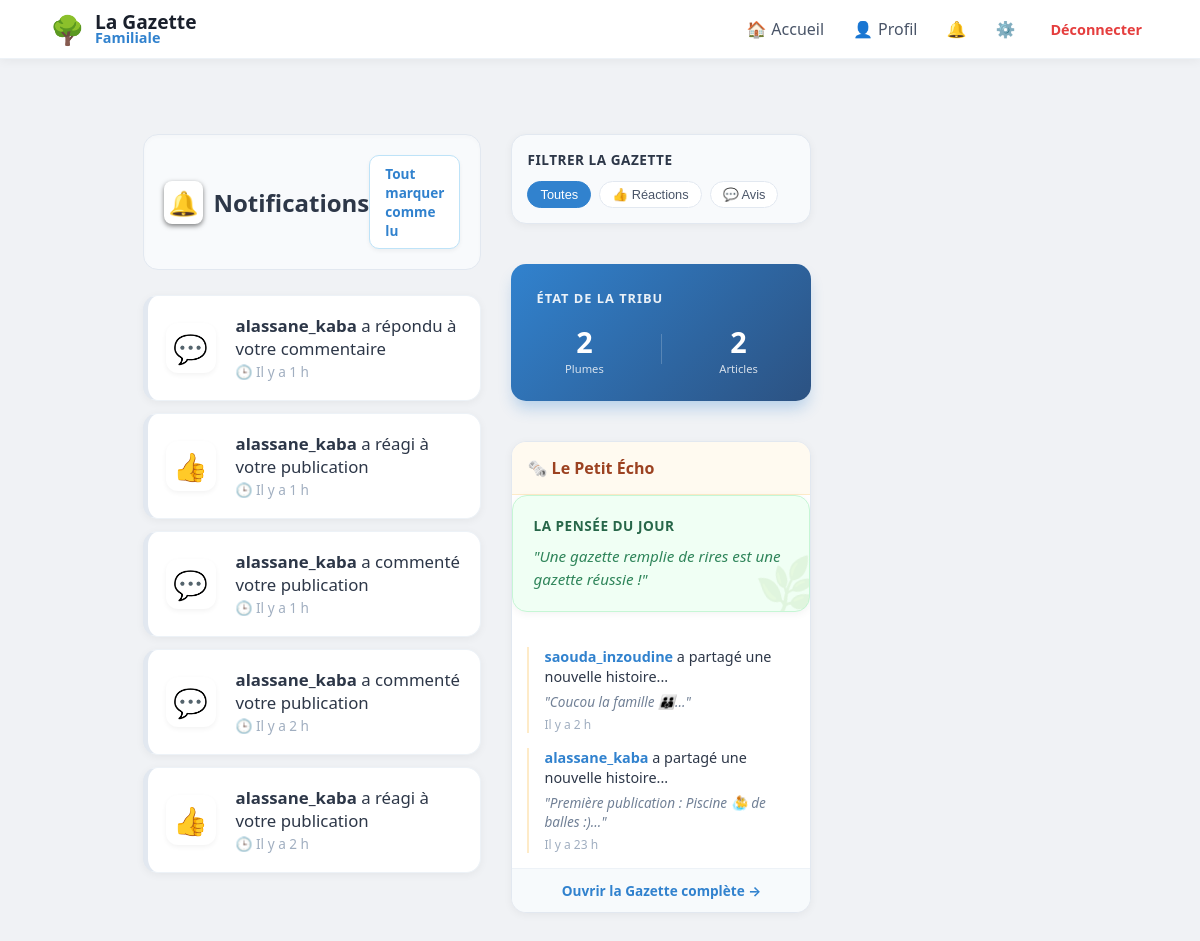
The app's page /notifications (signed in), older data.
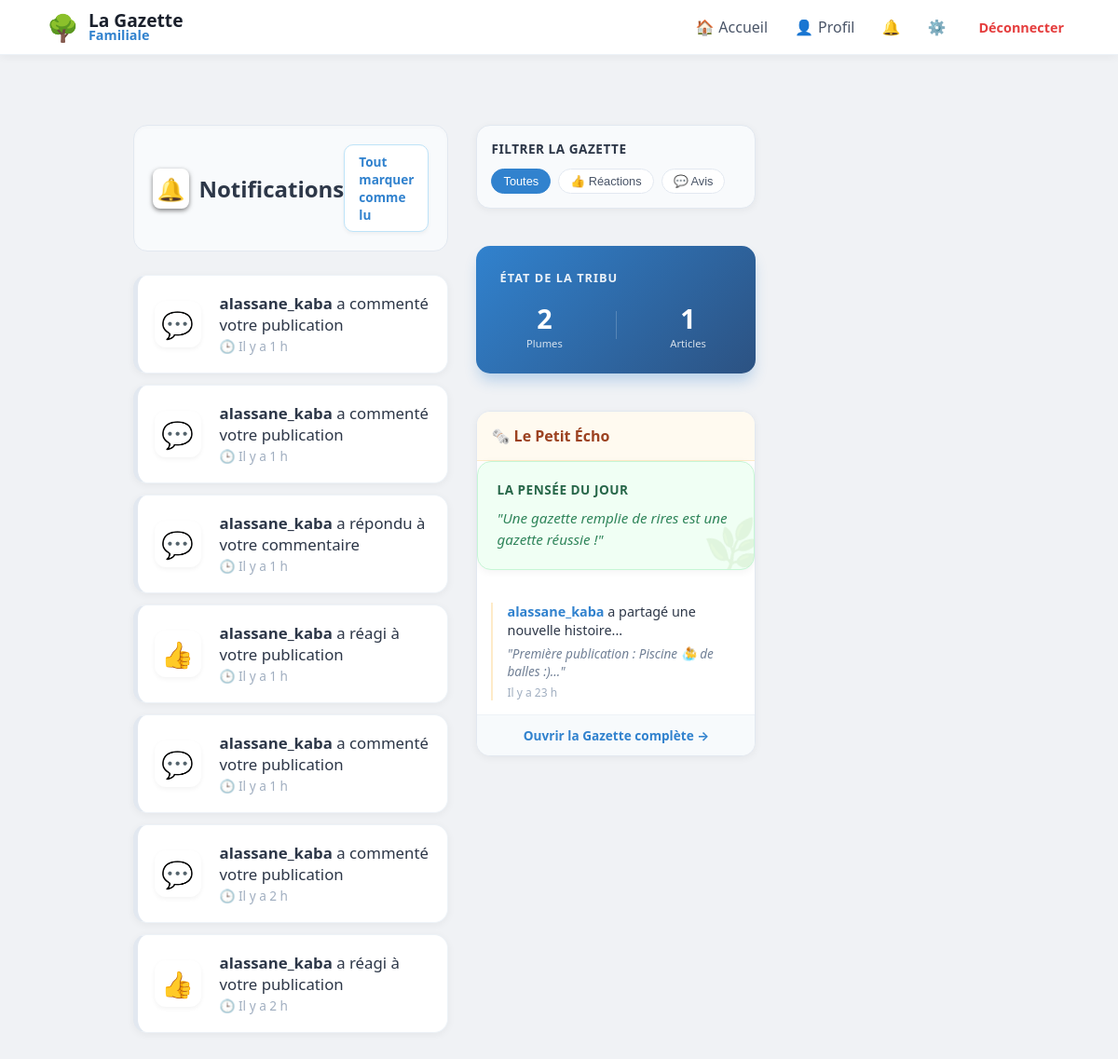
The same page, newer data.
### tables this page shows
CREATE TABLE notifications (
                id INTEGER PRIMARY KEY AUTOINCREMENT,
                username TEXT,      -- Celui qui reçoit
                sender TEXT,        -- Celui qui a agi
                message TEXT,
                post_id INTEGER,    -- Pour cliquer et aller sur le post
                comment_id INTEGER, -- envoie vers un commentaire en particulier
                is_read INTEGER DEFAULT 0,
                created_at DATETIME DEFAULT CURRENT_TIMESTAMP
            );

CREATE TABLE posts (
                id INTEGER PRIMARY KEY AUTOINCREMENT, 
                username TEXT, 
                content TEXT, 
                likes INTEGER DEFAULT 0, 
                image TEXT,
                created_at DATETIME DEFAULT CURRENT_TIMESTAMP
            );

### app.py (the view)
@app.route("/notifications")
@login_required
def notifications():
    with get_db() as db:
        notifs = db.execute("""
                    SELECT id, sender, message, post_id, comment_id, is_read, created_at
                    FROM notifications
                    WHERE username = ?
                    ORDER BY created_at DESC
                """, (session['user'],)).fetchall()
        recent_activity = db.execute("""
                    SELECT username, content, created_at
                    FROM posts ORDER BY id DESC LIMIT 3
                """).fetchall()
        citations = [
            "La famille, c'est là où la vie commence et où l'amour ne finit jamais.",
            "Chaque souvenir partagé ici est un trésor pour demain.",
            "Une gazette remplie de rires est une gazette réussie !",
            "Petit à petit, la tribu grandit et l'histoire s'écrit.",
            "Le bonheur est fait de petites choses partagées."
        ]
        pensee_du_jour = random.choice(citations)
        db.execute("UPDATE notifications SET is_read = 1 WHERE username = ?", (session["user"],))
        db.commit()
    return render_template("notifications.html", notifs=notifs, recent_activity=recent_activity,
                           pensee_du_jour=pensee_du_jour)

### app.py (called while the page is built)
def get_db():
    db = sqlite3.connect("database.db")
    db.row_factory = sqlite3.Row
    return db

def login_required(f):
    @wraps(f)
    def decorated_function(*args, **kwargs):
        if "user" not in session:
            flash("Veuillez vous connecter pour accéder à cette page.", "info")
            return redirect("/login")
        return f(*args, **kwargs)
    return decorated_function

@app.context_processor
def inject_global_stats():
    stats = {'total_users': 0, 'total_posts': 0}
    if session.get('user'):
        db = get_db()
        u_count = db.execute("SELECT COUNT(*) FROM users WHERE is_approved = 1").fetchone()[0]
        p_count = db.execute("SELECT COUNT(*) FROM posts").fetchone()[0]
        stats = {'total_users': u_count, 'total_posts': p_count}
    return stats

@app.context_processor
def inject_pending_count():
    if session.get('is_admin'):
        db = get_db()
        count = db.execute("SELECT COUNT(*) as total FROM users WHERE is_approved = 0").fetchone()
        return {'pending_count': count['total']}
    return {'pending_count': 0}

### templates/notifications.html (shortened to what the changed rows need)
{% extends "base.html" %}
{% block content %}
<div style="display: grid; grid-template-columns: 1fr 300px; gap: 30px; max-width: 1100px; margin: 30px auto; padding: 0 20px;">
    <div>
        <div style="display: flex; justify-content: space-between; align-items: center; margin-bottom: 25px; background: #f8fafc; padding: 20px; border-radius: 15px; border: 1px solid #e2e8f0; box-shadow: inset 0 2px 4px rgba(0,0,0,0.02);">
            <h2 style="margin: 0; color: #2d3748; font-size: 1.5em; display: flex; align-items: center; gap: 10px;">
                <span style="background: white; padding: 5px; border-radius: 8px; box-shadow: 0 2px 5px rgba(0,0,0,0.5);">🔔</span>
                Notifications
            </h2>
        </div>
        {% if notifs %}
        <div style="display: flex; flex-direction: column; gap: 12px;">
            {% for n in notifs %}
            {% set category = 'reaction' if ('aimé' in n['message'] or 'réagi' in n['message']) else 'avis' if ('commenté' in n['message'] or 'répondu' in n['message']) else 'autre' %}
            <a href="{{ url_for('view_post', post_id=n['post_id']) }}#comment-{{ n['comment_id'] }}"
               class="notif-item"
               data-type="{{ category }}"
               style="text-decoration: none; color: inherit; display: block;">
                <div class="post-card"
                     style="margin-bottom: 0; padding: 18px; display: flex; align-items: center; gap: 20px; border-left: 5px solid {% if n['is_read'] == 0 %}#3182ce{% else %}#e2e8f0{% endif %}; {% if n['is_read'] == 0 %} background: #f7fafc; {% endif %}">
                    <div style="font-size: 28px; background: white; width: 50px; height: 50px; display: flex; align-items: center; justify-content: center; border-radius: 12px; box-shadow: 0 2px 5px rgba(0,0,0,0.05);">
                        {% if category == 'reaction' %} 👍
                        {% elif category == 'avis' %} 💬
                        {% else %} ✨ {% endif %}
                    </div>
                    <div style="flex: 1;">
                        <p style="margin: 0; font-size: 1.05em; color: #2d3748;">
                            <strong>{{ n['sender'] }}</strong> {{ n['message'] }}
                        </p>
                        <span style="font-size: 0.85em; color: #a0aec0;">
                                     🕒 {{ n['created_at']|relative_time }}
                                </span>
                    </div>
                </div>
            </a>
            {% endfor %}
        </div>
        {% endif %}
    </div>
    <aside style="display: flex; flex-direction: column; gap: 20px;">
        <div class="post-card" style="background: linear-gradient(135deg, #3182ce, #2c5282); color: white; border: none; padding: 25px; box-shadow: 0 10px 15px -3px rgba(49, 130, 206, 0.3);">
            <div style="display: flex; justify-content: space-around; align-items: center;">
                <div style="text-align: center;">
                    <div style="font-size: 1.8em; font-weight: 800;">{{ total_posts }}</div>
                    <div style="font-size: 0.7em; opacity: 0.8;">Articles</div>
                </div>
            </div>
        </div>
        <div class="post-card" style="padding: 0; overflow: hidden; border: 1px solid #e2e8f0;">
            <div style="padding: 15px; display: flex; flex-direction: column; gap: 15px;">
                {% for act in recent_activity %}
                <div class="echo-item" style="position: relative; padding-left: 15px; border-left: 2px solid #feebc8;">
                    <p style="margin: 0; font-size: 0.9em; color: #2d3748; line-height: 1.4;">
                        <strong style="color: #3182ce;">{{ act['username'] }}</strong> a partagé une nouvelle histoire...
                    </p>
                    <p style="margin: 5px 0 0 0; font-style: italic; color: #718096; font-size: 0.85em;">"{{ act['content'][:60] }}..."</p>
                    <small style="color: #a0aec0; font-size: 0.75em; display: block; margin-top: 5px;">{{ act['created_at']|relative_time }}</small>
                </div>
                {% endfor %}
            </div>
        </div>
    </aside>
</div>
{% endblock %}

Row changes from the older to the newer data that the page shows:
removed posts: username "saouda_inzoudine", content "Coucou la famille 👪", created_at|relative_time "Il y a 2 h"
added notifications: sender "alassane_kaba", message "a commenté votre publication", created_at|relative_time "Il y a 1 h"
added notifications: sender "alassane_kaba", message "a commenté votre publication", created_at|relative_time "Il y a 1 h"
Text that changed along with them:
{{ total_posts }}: "2" → "1"
